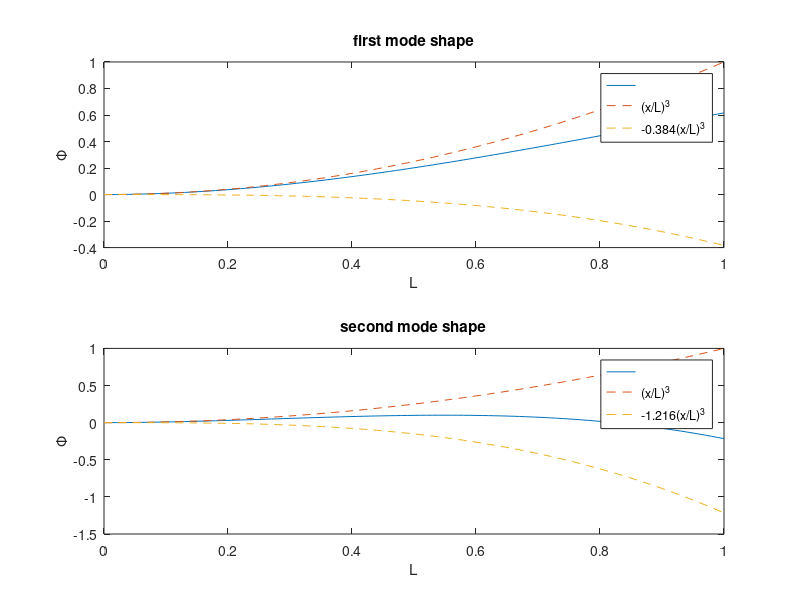

This figure's MATLAB source:
clc; clear; close all;

t = 0 : 0.01 : 1;

beta1 = - 0.384;
beta2 = - 1.216;

seta1 = t .^ 2;
seta2 = t .^ 3;

phi1 = seta1 + beta1 * seta2;
phi2 = seta1 + beta2 * seta2;

subplot(2,1,1);
plot(t, phi1, t, seta1, '--', t, beta1 * seta2, '--');
xlabel('L');
ylabel('\Phi');
legend('', '(x/L)^3', [num2str(beta1) '(x/L)^3'])
set(get(gca, 'Title'), 'String', 'first mode shape');

subplot(2,1,2);
plot(t, phi2, t, seta1, '--', t, beta2 * seta2, '--');
xlabel('L');
ylabel('\Phi');
legend('', '(x/L)^3', [num2str(beta2) '(x/L)^3'])
set(get(gca, 'Title'), 'String', 'second mode shape');